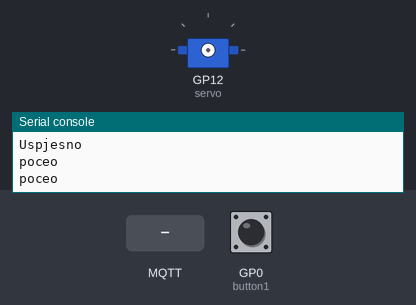
Bench run of a program on a simulated Raspberry Pi Pico running MicroPython. Shown: servo, the last lines printed to the serial console. The inputs (shaded band) are chosen by the test bench; at power-on: GP0 (button1) LOW. No MQTT or app messages arrive unless stated; the interpreter's speed is modelled, so counts of loop turns are approximate; servo angles are drawn from the pulse width (0.5 ms = 0°, 2.5 ms = 180°); library files of the repository ran but are not shown: mfrc522.py.

Above: at 6.3 s.
6.4 s: MQTT message "zakljucaj" arrives on the first subscribed topic
At 24.6 s:
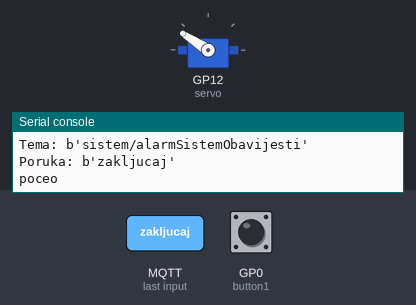
Timing chart, 0 to 25.7 s (numbered marks = the images above; inputs shaded):
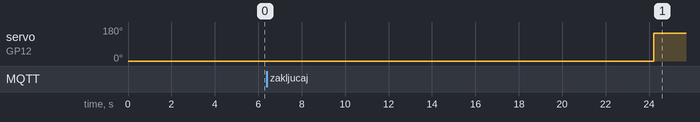

Measured:
- after the input at 6.4 s, servo on GP12 (servo): 0° → 147° after 17.8 s

The program:

main.py
```python
from machine import Pin, PWM
from mfrc522 import MFRC522
import utime
import time
from umqtt.robust import MQTTClient
import ubinascii
import ujson
import network

servo = PWM(Pin(12, mode=Pin.OUT))
servo.freq(50)


rfid_reader = MFRC522(spi_id=0,sck=2,miso=4,mosi=7,cs=5,rst=18)

brojPristupa = 5

button1 = Pin(0, Pin.IN)


# Spajanje sa MQTT
nic = network.WLAN(network.STA_IF)
nic.active(True)
nic.connect('ETF-Logosoft', '')

while not nic.isconnected():
    print("Cekam konekciju")
    time.sleep(5)

print("WLAN konekcija uspostavljena")
ipaddr = nic.ifconfig()[0]

print("Mrezne postavke")
print(nic.ifconfig())

def sub(topic, message):
    print('Tema: ' + str(topic))
    print('Poruka: ' + str(message))
    if topic == b'sistem/alarmSistemObavijesti':
        if message == b'zakljucaj':
            time.sleep(2)
            servo.duty_u16(1638)
            time.sleep(15)
            servo.duty_u16(7000)


def publish(message):
    print("publisham")
    mqtt_conn.publish("sistem/alarmSistem", message)

# Generate a unique client_id
unique_id = ubinascii.hexlify(machine.unique_id()).decode('utf-8')
client_id = 'alarmSistem_' + unique_id

mqtt_conn = MQTTClient(client_id=client_id, server='broker.hivemq.com', user='', password='', port=1883)
mqtt_conn.set_callback(sub)
mqtt_conn.connect()
mqtt_conn.subscribe('sistem/alarmSistemObavijesti')
print("Uspjesno")


while True:
    if button1.value() == 1:
        time.sleep(2)
        servo.duty_u16(1638)
        time.sleep(10)
        servo.duty_u16(7000)
    rfid_reader.init()
    if brojPristupa == 0:
        brojPristupa = 3
        publish("aktiviraj")
    print("poceo")
    (card_status, card_type) = rfid_reader.request(rfid_reader.REQIDL)
    if card_status == rfid_reader.OK:
        (card_status, card_id) = rfid_reader.SelectTagSN()
        if card_status == rfid_reader.OK:
            rfid_card = int.from_bytes(bytes(card_id),"little",False)
            if rfid_card == 474653859:
                print("oK")
                time.sleep(2)
                servo.duty_u16(1638)
                time.sleep(10)
                servo.duty_u16(7000)

            else:
                print("Ne")
                brojPristupa = brojPristupa - 1

    utime.sleep(1)
    mqtt_conn.check_msg()
```
